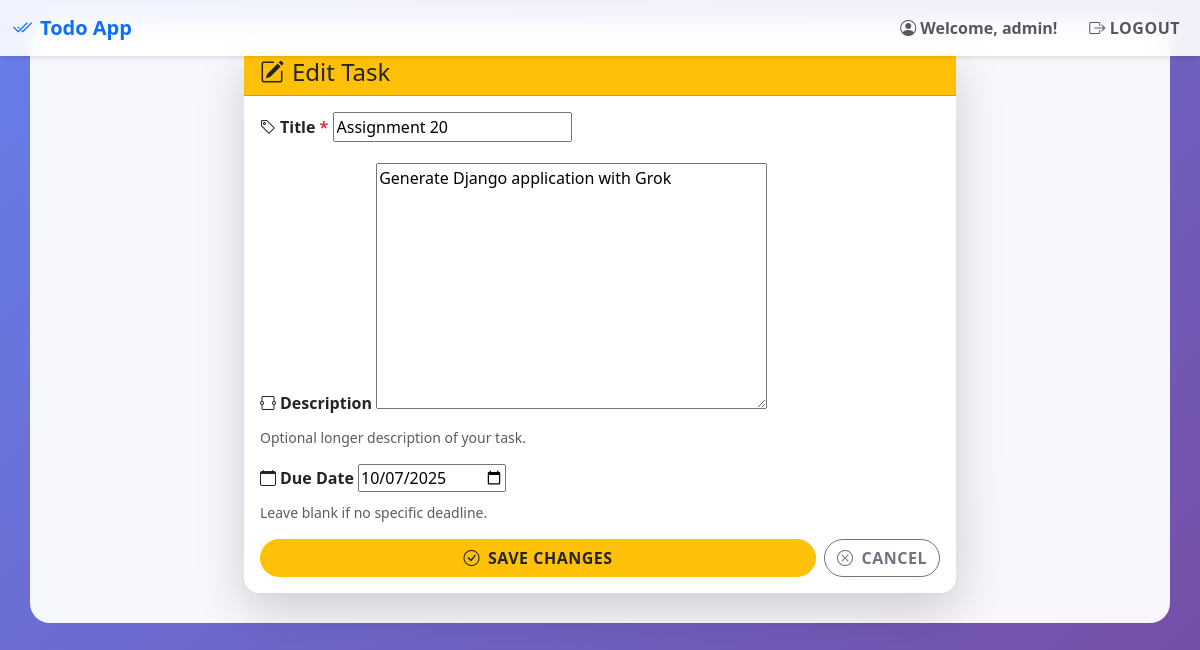
/1/edit/ (signed in), run on the app's committed database.
### todo_app/models.py (models this page shows, shortened)
class Task(models.Model):
    user = models.ForeignKey(User, on_delete=models.CASCADE)
    title = models.CharField(max_length=200)
    description = models.TextField(blank=True)
    created_at = models.DateTimeField(auto_now_add=True)
    due_date = models.DateField(null=True, blank=True)
    completed = models.BooleanField(default=False)

### todo_app/views.py (the view)
# urls.py: path('<int:pk>/edit/', views.edit_task, name='edit_task'),
@login_required
def edit_task(request, pk):
    task = get_object_or_404(Task, pk=pk, user=request.user)
    if request.method == 'POST':
        form = TaskForm(request.POST, instance=task)
        if form.is_valid():
            form.save()
            messages.success(request, 'Task updated successfully!')
            return redirect('task_list')
    else:
        form = TaskForm(instance=task)
    return render(request, 'todo_app/edit_task.html', {'form': form})

### todo_app/forms.py
class TaskForm(forms.ModelForm):
    class Meta:
        model = Task
        fields = ['title', 'description', 'due_date']
        widgets = {
            'due_date': forms.DateInput(attrs={'type': 'date'}),
        }

### todo_app/templates/todo_app/edit_task.html (shortened to what this page needs)
{% extends 'todo_app/base.html' %}
{% block content %}
<div class="row justify-content-center">
    <div class="col-lg-8 col-md-10">
        <div class="card shadow-lg">
            <div class="card-header bg-warning text-dark">
                <h1 class="h4 mb-0"><i class="bi bi-pencil-square me-2"></i>Edit Task</h1>
            </div>
            <div class="card-body">
                <form method="post">
                    <div class="row">
                        <div class="col-12 mb-3">
                            <label for="{{ form.title.id_for_label }}" class="form-label fw-semibold">
                                <i class="bi bi-tag me-1"></i>Title <span class="text-danger">*</span>
                            </label>
                            {{ form.title }}
                        </div>
                        <div class="col-12 mb-3">
                            <label for="{{ form.description.id_for_label }}" class="form-label fw-semibold">
                                <i class="bi bi-textarea me-1"></i>Description
                            </label>
                            {{ form.description }}
                            <div class="form-text">Optional longer description of your task.</div>
                        </div>
                        <div class="col-md-6 mb-3">
                            <label for="{{ form.due_date.id_for_label }}" class="form-label fw-semibold">
                                <i class="bi bi-calendar me-1"></i>Due Date
                            </label>
                            {{ form.due_date }}
                            <div class="form-text">Leave blank if no specific deadline.</div>
                        </div>
                    </div>
                    <div class="d-flex gap-2">
                        <button type="submit" class="btn btn-warning text-dark flex-grow-1">
                            <i class="bi bi-check-circle me-2"></i>Save Changes
                        </button>
                        <a href="{% url 'task_list' %}" class="btn btn-outline-secondary">
                            <i class="bi bi-x-circle me-2"></i>Cancel
                        </a>
                    </div>
                </form>
            </div>
        </div>
    </div>
</div>
{% endblock %}

### todo_app/templates/todo_app/base.html (shortened to what this page needs)
<!DOCTYPE html>
<html lang="en">
<head>
    <link href="https://cdn.jsdelivr.net/npm/bootstrap@5.3.0/dist/css/bootstrap.min.css" rel="stylesheet">
    <link href="https://cdn.jsdelivr.net/npm/bootstrap-icons@1.10.0/font/bootstrap-icons.css" rel="stylesheet">
</head>
<body class="bg-light">
    <nav class="navbar navbar-expand-lg navbar-light fixed-top">
        <div class="container-fluid">
            <a class="navbar-brand fw-bold text-primary" href="{% url 'task_list' %}">
                <i class="bi bi-check2-all me-2"></i>Todo App
            </a>
            <div class="collapse navbar-collapse" id="navbarNav">
                <ul class="navbar-nav ms-auto">
                    {% if user.is_authenticated %}
                        <li class="nav-item">
                            <span class="nav-link fw-semibold"><i class="bi bi-person-circle me-1"></i>Welcome, {{ user.username }}!</span>
                        </li>
                        <li class="nav-item">
                            <form method="post" action="{% url 'logout' %}" class="d-inline">
                                <button type="submit" class="btn btn-outline-danger nav-link ms-3">
                                    <i class="bi bi-box-arrow-right me-1"></i>Logout
                                </button>
                            </form>
                        </li>
                    {% endif %}
                </ul>
            </div>
        </div>
    </nav>
    <div class="container main-container fade-in">
        {% block content %}{% endblock %}
    </div>
</body>
</html>

### todo_app/templates/todo_app/base.html (style rules this page uses)
body { background: linear-gradient(135deg, #667eea 0%, #764ba2 100%); min-height: 100vh; font-family: 'Segoe UI', Tahoma, Geneva, Verdana, sans-serif; }
.navbar { background: rgba(255,255,255,0.9) !important; backdrop-filter: blur(10px); box-shadow: 0 2px 4px rgba(0,0,0,.1); }
.card { border: none; border-radius: 15px; box-shadow: 0 4px 6px rgba(0,0,0,.1); transition: all 0.3s ease; }
.btn { border-radius: 25px; font-weight: 600; text-transform: uppercase; letter-spacing: 0.5px; }
.fade-in { animation: fadeIn 0.5s ease-in; }
.main-container { background: rgba(255,255,255,0.95); border-radius: 20px; padding: 30px; margin-top: 20px; margin-bottom: 20px; }

### data on the page
Task: title "Assignment 20", description "Generate Django application with Grok", due_date "10/07/2025"

### other printed values
{{ user.username }} "admin"
